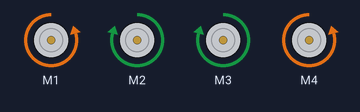
Bench run of a sketch on a simulated Arduino Uno, built with avr-gcc and run on an emulated ATmega328P. On the bench: 4 × DC motor (green arrow = forward, orange = backward, longer = faster).

Above: at 1.5 s.
At 6.5 s:
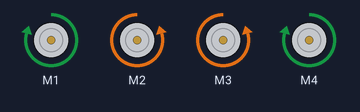
At 9.0 s:
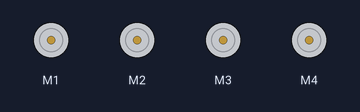
Timing chart, 0 to 13.0 s (numbered marks = the images above):
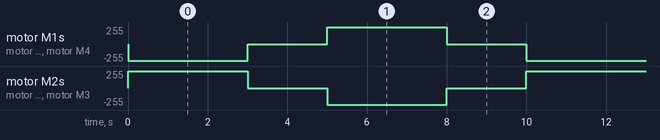

Measured:
- by itself, motor M1, motor M4: repeats every 10.0 s: stopped 2.0 s, forward 250/255 3.0 s, stopped 2.0 s, backward 250/255 3.0 s
- by itself, motor M2, motor M3: repeats every 10.0 s: stopped 2.0 s, backward 250/255 3.0 s, stopped 2.0 s, forward 250/255 3.0 s

The sketch:

LEFT_AND_RIGHT.ino
```cpp
#include <AFMotor.h>

AF_DCMotor motor1(1);
AF_DCMotor motor2(2);
AF_DCMotor motor3(3);
AF_DCMotor motor4(4);

void setup()
{
  //Set initial speed of the motor & stop
   motor1.setSpeed(250);
  motor1.run(RELEASE);
   motor2.setSpeed(250);
  motor2.run(RELEASE);
   motor3.setSpeed(250);
  motor3.run(RELEASE);
   motor4.setSpeed(250);
  motor4.run(RELEASE);
}

void loop()
{
 motor1.run(BACKWARD);
 motor2.run(FORWARD);
 motor3.run(FORWARD);
 motor4.run(BACKWARD);
 delay(3000);

 motor1.run(RELEASE);
 motor2.run(RELEASE);
 motor3.run(RELEASE);
 motor4.run(RELEASE);
 delay(2000);

 motor1.run(FORWARD);
 motor2.run(BACKWARD);
 motor3.run(BACKWARD);
 motor4.run(FORWARD);
 delay(3000);

 motor1.run(RELEASE);
 motor2.run(RELEASE);
 motor3.run(RELEASE);
 motor4.run(RELEASE);
 delay(2000);
}
```
